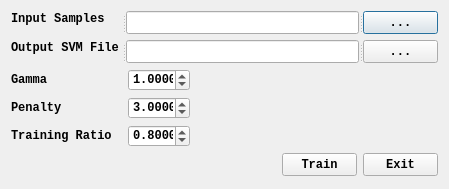
<?xml version="1.0" encoding="UTF-8"?>
<ui version="4.0">
 <class>TrainSVMDlg</class>
 <widget class="QDialog" name="TrainSVMDlg">
  <property name="geometry">
   <rect>
    <x>0</x>
    <y>0</y>
    <width>449</width>
    <height>189</height>
   </rect>
  </property>
  <property name="minimumSize">
   <size>
    <width>449</width>
    <height>189</height>
   </size>
  </property>
  <property name="maximumSize">
   <size>
    <width>449</width>
    <height>189</height>
   </size>
  </property>
  <property name="font">
   <font>
    <family>Consolas</family>
    <weight>75</weight>
    <bold>true</bold>
   </font>
  </property>
  <property name="windowTitle">
   <string>Train SVM Classifier</string>
  </property>
  <property name="windowOpacity">
   <double>0.950000000000000</double>
  </property>
  <layout class="QVBoxLayout" name="verticalLayout">
   <item>
    <widget class="QSplitter" name="splitter">
     <property name="orientation">
      <enum>Qt::Horizontal</enum>
     </property>
     <widget class="QLabel" name="label">
      <property name="minimumSize">
       <size>
        <width>111</width>
        <height>16</height>
       </size>
      </property>
      <property name="maximumSize">
       <size>
        <width>111</width>
        <height>16</height>
       </size>
      </property>
      <property name="text">
       <string>Input Samples</string>
      </property>
     </widget>
     <widget class="QLineEdit" name="sampleFile">
      <property name="readOnly">
       <bool>true</bool>
      </property>
     </widget>
     <widget class="QPushButton" name="sampleBtn">
      <property name="minimumSize">
       <size>
        <width>75</width>
        <height>23</height>
       </size>
      </property>
      <property name="maximumSize">
       <size>
        <width>75</width>
        <height>23</height>
       </size>
      </property>
      <property name="text">
       <string>...</string>
      </property>
     </widget>
    </widget>
   </item>
   <item>
    <widget class="QSplitter" name="splitter_2">
     <property name="orientation">
      <enum>Qt::Horizontal</enum>
     </property>
     <widget class="QLabel" name="label_2">
      <property name="minimumSize">
       <size>
        <width>111</width>
        <height>16</height>
       </size>
      </property>
      <property name="maximumSize">
       <size>
        <width>111</width>
        <height>16</height>
       </size>
      </property>
      <property name="text">
       <string>Output SVM File</string>
      </property>
     </widget>
     <widget class="QLineEdit" name="svmFile">
      <property name="readOnly">
       <bool>true</bool>
      </property>
     </widget>
     <widget class="QPushButton" name="svmBtn">
      <property name="minimumSize">
       <size>
        <width>75</width>
        <height>23</height>
       </size>
      </property>
      <property name="maximumSize">
       <size>
        <width>75</width>
        <height>23</height>
       </size>
      </property>
      <property name="text">
       <string>...</string>
      </property>
     </widget>
    </widget>
   </item>
   <item>
    <layout class="QHBoxLayout" name="horizontalLayout">
     <item>
      <widget class="QLabel" name="label_3">
       <property name="minimumSize">
        <size>
         <width>111</width>
         <height>16</height>
        </size>
       </property>
       <property name="maximumSize">
        <size>
         <width>111</width>
         <height>16</height>
        </size>
       </property>
       <property name="text">
        <string>Gamma</string>
       </property>
      </widget>
     </item>
     <item>
      <widget class="QDoubleSpinBox" name="gamma">
       <property name="minimumSize">
        <size>
         <width>62</width>
         <height>22</height>
        </size>
       </property>
       <property name="maximumSize">
        <size>
         <width>62</width>
         <height>22</height>
        </size>
       </property>
       <property name="decimals">
        <number>4</number>
       </property>
       <property name="minimum">
        <double>0.100000000000000</double>
       </property>
       <property name="value">
        <double>1.000000000000000</double>
       </property>
      </widget>
     </item>
     <item>
      <spacer name="horizontalSpacer">
       <property name="orientation">
        <enum>Qt::Horizontal</enum>
       </property>
       <property name="sizeHint" stdset="0">
        <size>
         <width>40</width>
         <height>20</height>
        </size>
       </property>
      </spacer>
     </item>
    </layout>
   </item>
   <item>
    <layout class="QHBoxLayout" name="horizontalLayout_2">
     <item>
      <widget class="QLabel" name="label_4">
       <property name="minimumSize">
        <size>
         <width>111</width>
         <height>16</height>
        </size>
       </property>
       <property name="maximumSize">
        <size>
         <width>111</width>
         <height>16</height>
        </size>
       </property>
       <property name="text">
        <string>Penalty</string>
       </property>
      </widget>
     </item>
     <item>
      <widget class="QDoubleSpinBox" name="dC">
       <property name="minimumSize">
        <size>
         <width>62</width>
         <height>22</height>
        </size>
       </property>
       <property name="maximumSize">
        <size>
         <width>62</width>
         <height>22</height>
        </size>
       </property>
       <property name="decimals">
        <number>4</number>
       </property>
       <property name="minimum">
        <double>0.100000000000000</double>
       </property>
       <property name="value">
        <double>3.000000000000000</double>
       </property>
      </widget>
     </item>
     <item>
      <spacer name="horizontalSpacer_2">
       <property name="orientation">
        <enum>Qt::Horizontal</enum>
       </property>
       <property name="sizeHint" stdset="0">
        <size>
         <width>40</width>
         <height>20</height>
        </size>
       </property>
      </spacer>
     </item>
    </layout>
   </item>
   <item>
    <layout class="QHBoxLayout" name="horizontalLayout_3">
     <item>
      <widget class="QLabel" name="label_5">
       <property name="minimumSize">
        <size>
         <width>111</width>
         <height>16</height>
        </size>
       </property>
       <property name="maximumSize">
        <size>
         <width>111</width>
         <height>16</height>
        </size>
       </property>
       <property name="text">
        <string>Training Ratio</string>
       </property>
      </widget>
     </item>
     <item>
      <widget class="QDoubleSpinBox" name="train_rate">
       <property name="minimumSize">
        <size>
         <width>62</width>
         <height>22</height>
        </size>
       </property>
       <property name="maximumSize">
        <size>
         <width>62</width>
         <height>22</height>
        </size>
       </property>
       <property name="decimals">
        <number>4</number>
       </property>
       <property name="minimum">
        <double>0.200000000000000</double>
       </property>
       <property name="maximum">
        <double>1.000000000000000</double>
       </property>
       <property name="value">
        <double>0.800000000000000</double>
       </property>
      </widget>
     </item>
     <item>
      <spacer name="horizontalSpacer_3">
       <property name="orientation">
        <enum>Qt::Horizontal</enum>
       </property>
       <property name="sizeHint" stdset="0">
        <size>
         <width>40</width>
         <height>20</height>
        </size>
       </property>
      </spacer>
     </item>
    </layout>
   </item>
   <item>
    <layout class="QHBoxLayout" name="horizontalLayout_4">
     <item>
      <spacer name="horizontalSpacer_4">
       <property name="orientation">
        <enum>Qt::Horizontal</enum>
       </property>
       <property name="sizeHint" stdset="0">
        <size>
         <width>40</width>
         <height>20</height>
        </size>
       </property>
      </spacer>
     </item>
     <item>
      <widget class="QPushButton" name="trainBtn">
       <property name="minimumSize">
        <size>
         <width>75</width>
         <height>23</height>
        </size>
       </property>
       <property name="maximumSize">
        <size>
         <width>75</width>
         <height>23</height>
        </size>
       </property>
       <property name="text">
        <string>Train</string>
       </property>
      </widget>
     </item>
     <item>
      <widget class="QPushButton" name="cancelBtn">
       <property name="minimumSize">
        <size>
         <width>75</width>
         <height>23</height>
        </size>
       </property>
       <property name="maximumSize">
        <size>
         <width>75</width>
         <height>23</height>
        </size>
       </property>
       <property name="text">
        <string>Exit</string>
       </property>
      </widget>
     </item>
    </layout>
   </item>
  </layout>
 </widget>
 <layoutdefault spacing="6" margin="11"/>
 <resources/>
 <connections/>
</ui>
